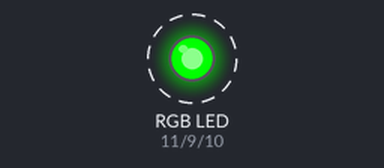
Bench run of a sketch on a simulated Arduino Uno, built with avr-gcc and run on an emulated ATmega328P. On the bench: an RGB LED mixed from three pins (HIGH = lit). Dashed ring = blinking.

Above: at 0.5 s.
Timing chart, 0 to 4.6 s (numbered marks = the images above):
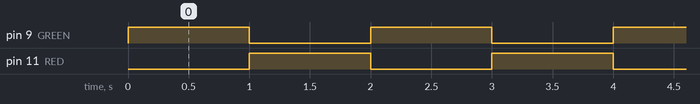

The sketch:

rgb.ino
```cpp
int RED =11;
int BLUE =10;
int GREEN =9;
void setup() {
  pinMode(11,OUTPUT);
  pinMode(10,OUTPUT);
  pinMode(9,OUTPUT);
  Serial.begin(9600);
  // put your setup code here, to run once:

}
void loop () {
  RGB_color(0,255,0);//green
  delay(1000);
  RGB_color(255,0,0);//green
  delay(1000);


}
 void RGB_color(int red, int green ,int blue){
 analogWrite(RED,red);
 analogWrite(GREEN,green);
 analogWrite(BLUE,blue);

 }
```

Measured:
- by itself, pin 9 (GREEN), pin 11 (RED): alternates HIGH for 1.0 s and LOW for 1.0 s
